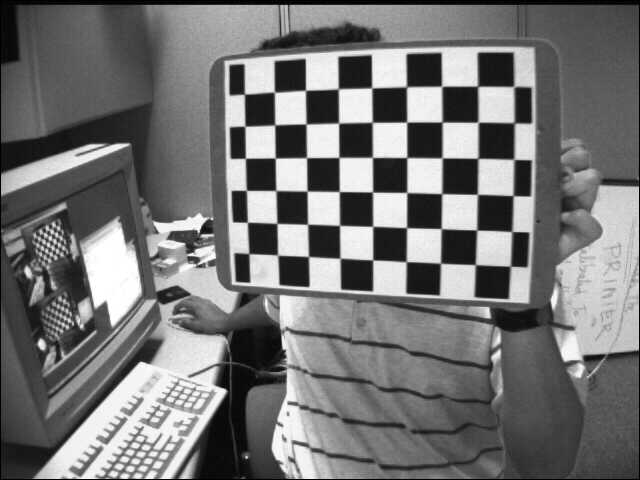
#> input picture course/code/data/stereo/left/left01.jpg, 640 x 480 px; its folder holds 4 pictures in this run; the run also reads 1 picture not shown here
$ python 15_stereo_vision.py   (older library calls are emulated)
#> lines starting #> are read from the running program, lines starting #| are printed output that depends on the picture; after the words box and inside, x2 and y2 are one past the last pixel; in counts of white or black regions, pixels touching at a corner belong together; pictures that were not available may be replaced by others from this repository, and a replacement may not be noted
### course/code/cvutils.py
"""Small helpers shared by every lesson script.

Each lesson is a plain Python script:

    python 05_filtering.py            # opens the figures in a window
    python 05_filtering.py --save out # writes the figures to out/ instead

The helpers only deal with loading data and drawing figures, so the computer
vision code in the lessons stays readable.
"""
import argparse
from pathlib import Path

import cv2
import matplotlib
import numpy as np

DATA = Path(__file__).resolve().parent / "data"

_save_dir = None
_prefix = ""


def setup(lesson):
    """Parse the command line. Call once at the top of a lesson script."""
    global _save_dir, _prefix
    parser = argparse.ArgumentParser(description=f"Lesson {lesson}")
    parser.add_argument("--save", metavar="DIR", help="save figures to DIR instead of showing them")
    args = parser.parse_args()
    _prefix = lesson
    if args.save:
        matplotlib.use("Agg")
        _save_dir = Path(args.save)
        _save_dir.mkdir(parents=True, exist_ok=True)
    np.random.seed(0)


def path(name):
    """Absolute path of a file inside the data/ folder."""
    return DATA / name


def imread(name, flags=cv2.IMREAD_COLOR):
    """cv2.imread that fails loudly instead of silently returning None."""
    img = cv2.imread(str(path(name)), flags)
    if img is None:
        raise FileNotFoundError(f"could not read {path(name)}")
    return img


def _draw(ax, img, title, cmap):
    if img.ndim == 3:
        # OpenCV stores colour images as BGR, Matplotlib expects RGB.
        ax.imshow(cv2.cvtColor(img, cv2.COLOR_BGR2RGB))
    elif img.dtype == np.uint8:
        # Never let Matplotlib stretch the contrast of a uint8 image.
        ax.imshow(img, cmap=cmap, vmin=0, vmax=255)
    elif img.dtype == bool:
        ax.imshow(img, cmap=cmap, vmin=0, vmax=1)
    else:
        ax.imshow(img, cmap=cmap)
    if title:
        ax.set_title(title, fontsize=10)
    ax.axis("off")


# --8<-- [start:show]
def show(name, images, titles=None, cols=None, size=3.4, cmap="gray"):
    """Draw a grid of images. Colour images are assumed to be BGR."""
    import matplotlib.pyplot as plt

    n = len(images)
    cols = cols or n
    rows = (n + cols - 1) // cols
    h, w = images[0].shape[:2]
    cell_h = size * min(max(h / w, 0.3), 1.6)       # follow the aspect ratio of the images
    fig, axes = plt.subplots(rows, cols, figsize=(size * cols, (cell_h + 0.35) * rows), squeeze=False)
    for i, ax in enumerate(axes.flat):
        if i < n:
            _draw(ax, images[i], titles[i] if titles else None, cmap)
        else:
            ax.axis("off")
    finish(name, fig)
# --8<-- [end:show]


# [5 lines left out: function figure, not called in this run]


def finish(name, fig):
    """Save the figure (with --save) or show it."""
    import matplotlib.pyplot as plt

    fig.tight_layout()
    if _save_dir is not None:
        out = _save_dir / f"{_prefix}-{name}.webp"
        fig.savefig(out, dpi=110, pil_kwargs={"quality": 82})
        print(f"saved {out}")
        plt.close(fig)
    else:
        plt.show()

### course/code/15_stereo_vision.py
"""Lesson 15 - Stereo vision: calibration, rectification, disparity, depth and georeferencing."""
import glob

import cv2
import numpy as np
from pyproj import Transformer

import cvutils as U

U.setup("15")

# ---------------------------------------------------------------- part 1: calibrate a stereo pair
# --8<-- [start:stereo_calib]
PATTERN = (9, 6)
objp = np.zeros((PATTERN[0] * PATTERN[1], 3), np.float32)
objp[:, :2] = np.mgrid[0:PATTERN[0], 0:PATTERN[1]].T.reshape(-1, 2)

lefts = sorted(glob.glob(str(U.path("stereo/left/*.jpg"))))
rights = sorted(glob.glob(str(U.path("stereo/right/*.jpg"))))
obj_pts, left_pts, right_pts = [], [], []
for fl, fr in zip(lefts, rights):
    gl = cv2.imread(fl, cv2.IMREAD_GRAYSCALE)
#> gl is the input picture: shape (480, 640); min 0, max 255, mean 116.6
    gr = cv2.imread(fr, cv2.IMREAD_GRAYSCALE)
    ok_l, cl = cv2.findChessboardCorners(gl, PATTERN)
#> ok_l = True; cl = 54 rows, first 8: [244.5, 94.33], [274.6, 92.24], [305.5, 90.4], [338.4, 88.84], [371.6, 87.98], [406.8, 86.92], [441.6, 86.37], [477.6, 86.38]
    ok_r, cr = cv2.findChessboardCorners(gr, PATTERN)
#> ok_r = True; cr has the same summary as cl
    if ok_l and ok_r:                              # the board must be seen by *both* cameras
        crit = (cv2.TERM_CRITERIA_EPS + cv2.TERM_CRITERIA_MAX_ITER, 30, 0.001)
        left_pts.append(cv2.cornerSubPix(gl, cl, (11, 11), (-1, -1), crit))
        right_pts.append(cv2.cornerSubPix(gr, cr, (11, 11), (-1, -1), crit))
        obj_pts.append(objp)
size = gl.shape[::-1]
#> size = (640, 480)

# 1. intrinsics of each camera alone
_, K1, D1, _, _ = cv2.calibrateCamera(obj_pts, left_pts, size, None, None)
#> K1 = [[811.4, 0, 306.3], [0, 768.8, 314.7], [0, 0, 1]]; D1 = [[-0.656, 0.296, -0.0603, 0.0206, -0.406]]
_, K2, D2, _, _ = cv2.calibrateCamera(obj_pts, right_pts, size, None, None)
#> K2 = [[811.4, 0, 306.3], [0, 768.8, 314.7], [0, 0, 1]]; D2 = [[-0.656, 0.296, -0.0603, 0.0206, -0.406]]
# 2. extrinsics between them, keeping the intrinsics fixed
rms, K1, D1, K2, D2, R, T, E, F = cv2.stereoCalibrate(
    obj_pts, left_pts, right_pts, K1, D1, K2, D2, size, flags=cv2.CALIB_FIX_INTRINSIC)
#> rms = 0.161; R = [[1, 3.67e-16, -5.63e-16], [-3.67e-16, 1, 2.03e-16], [5.63e-16, -2.03e-16, 1]]; T = [1.47e-14, -6.27e-15, 1.03e-14]; E = [[2.64e-31, -1.03e-14, -6.27e-15], [1.03e-14, 6.76e-30, -1.47e-14], [6.27e-15, 1.47e-14, -5.59e-31]]; F = [[1.27e-07, -5.25e+09, -7.97e+11], [5.25e+09, 3.63e-06, -7.65e+12], [7.97e+11, 7.65e+12, 1]]
# --8<-- [end:stereo_calib]
print(f"{len(obj_pts)} stereo pairs, RMS {rms:.3f} px")
#| 1 stereo pairs, RMS 0.161 px
print("R =\n", R.round(4))
#| R =
#|  [[ 1.  0. -0.]
#|  [-0.  1.  0.]
#|  [ 0. -0.  1.]]
print("T =", T.ravel().round(3), "-> baseline %.3f squares" % np.linalg.norm(T))
#| T = [ 0. -0.  0.] -> baseline 0.000 squares

# --8<-- [start:epilines]
img_l = cv2.imread(lefts[0], cv2.IMREAD_GRAYSCALE)
img_r = cv2.imread(rights[0], cv2.IMREAD_GRAYSCALE)
pts_l = left_pts[0][::9].reshape(-1, 2)            # a few corners in the left image
#> pts_l = [[244.4, 94.14], [244.9, 126.2], [245.4, 158.3], [246.3, 190.4], [247.4, 222.3], [248.9, 253.6]]
lines_r = cv2.computeCorrespondEpilines(pts_l.reshape(-1, 1, 2), 1, F).reshape(-1, 3)  # a x + b y + c = 0
#> lines_r = [[-0.199, -0.98, 140.8], [-0.224, -0.975, 177.7], [-0.248, -0.969, 214.2], [-0.272, -0.962, 250.2], [-0.295, -0.955, 285.4], [-0.318, -0.948, 319.6]]
# --8<-- [end:epilines]


def draw_epilines(img, lines, pts):
    out = cv2.cvtColor(img, cv2.COLOR_GRAY2BGR)
    colors = [(255, 0, 0), (0, 160, 0), (0, 0, 255), (200, 0, 200), (0, 160, 200), (200, 160, 0)]
    for (a, b, c), p, col in zip(lines, pts, colors):
        x0, x1 = 0, out.shape[1]
        cv2.line(out, (x0, int(-c / b)), (x1, int(-(c + a * x1) / b)), col, 2)
        cv2.circle(out, tuple(np.int32(p)), 6, col, -1)
    return out


left_vis = cv2.cvtColor(img_l, cv2.COLOR_GRAY2BGR)
for p, col in zip(pts_l, [(255, 0, 0), (0, 160, 0), (0, 0, 255), (200, 0, 200), (0, 160, 200), (200, 160, 0)]):
    cv2.circle(left_vis, tuple(np.int32(p)), 6, col, -1)
#> this loop made 6 passes
#> (p, col) on passes 1 to 6: ([244.4, 94.14], (255, 0, 0)), ([244.9, 126.2], (0, 160, 0)), ([245.4, 158.3], (0, 0, 255)), ([246.3, 190.4], (200, 0, 200)), ([247.4, 222.3], (0, 160, 200)), ([248.9, 253.6], (200, 160, 0))
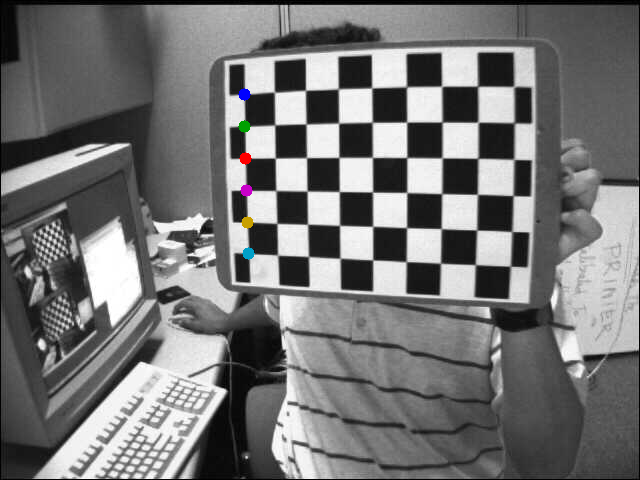
#> left_vis: shape (480, 640, 3); 0.22% of pixels changed, all inside (x1, y1, x2, y2) = (238, 88, 255, 260)
U.show("epilines", [left_vis, draw_epilines(img_r, lines_r, right_pts[0][::9].reshape(-1, 2))],
       ["points in the left image", "their epipolar lines in the right image"], size=4.2)
#> the loop in draw_epilines, `for (a, b, c), p, col in zip(lines, pts, colors):` made 6 passes
#> (a, b, c, p, col) on passes 1 to 6: (-0.199, -0.98, 140.8, [244.4, 94.14], (255, 0, 0)), (-0.224, -0.975, 177.7, [244.9, 126.2], (0, 160, 0)), (-0.248, -0.969, 214.2, [245.4, 158.3], (0, 0, 255)), (-0.272, -0.962, 250.2, [246.3, 190.4], (200, 0, 200)), (-0.295, -0.955, 285.4, [247.4, 222.3], (0, 160, 200)), (-0.318, -0.948, 319.6, [248.9, 253.6], (200, 160, 0))
#> after the loop in draw_epilines, `for (a, b, c), p, col in zip(lines, pts, colors):`:
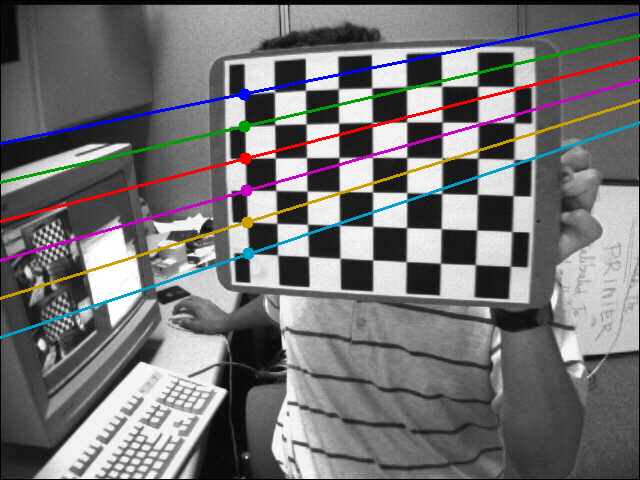
#> out: shape (480, 640, 3); 3.9% of pixels changed, all inside (x1, y1, x2, y2) = (0, 12, 640, 339)
#> in show, `n = len(images)`: n = 2
#> in show, `rows = (n + cols - 1) // cols`: rows = 1
#> the loop in show, `for i, ax in enumerate(axes.flat):` made 2 passes
#> in finish, `plt.show()`:
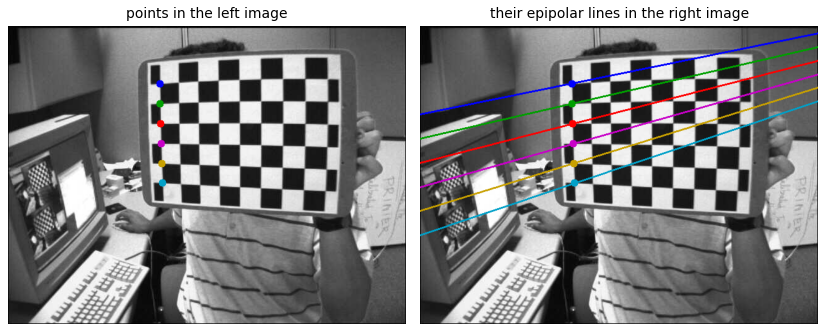
#> figure drawn by matplotlib, 2 panels

# --8<-- [start:rectify]
R1, R2, P1, P2, Q, roi1, roi2 = cv2.stereoRectify(K1, D1, K2, D2, size, R, T, alpha=0)
#> R1 = [[0.772, -0.33, 0.544], [0.33, 0.939, 0.101], [-0.544, 0.101, 0.833]]; R2 has the same summary as R1; P1 = [[1536.7, 0, -435.3, 0], [0, 1536.7, 192.5, 0], [0, 0, 1, 0]]; P2 = [[1536.7, 0, -435.3, 2.92e-11], [0, 1536.7, 192.5, 0], [0, 0, 1, 0]]; Q = [[1, 0, 0, 435.3], [0, 1, 0, -192.5], [0, 0, 0, 1536.7], [0, 0, -5.26e+13, 0]]; roi1 = (0, 0, 640, 480); roi2 = (0, 0, 640, 480)
map_l = cv2.initUndistortRectifyMap(K1, D1, R1, P1, size, cv2.CV_32FC1)
map_r = cv2.initUndistortRectifyMap(K2, D2, R2, P2, size, cv2.CV_32FC1)
rect_l = cv2.remap(img_l, *map_l, cv2.INTER_LINEAR)
rect_r = cv2.remap(img_r, *map_r, cv2.INTER_LINEAR)
# --8<-- [end:rectify]


def with_rows(a, b, step=40):
#> called with step = 40
    pair = cv2.cvtColor(np.hstack([a, b]), cv2.COLOR_GRAY2BGR)
    for y in range(step // 2, pair.shape[0], step):
        cv2.line(pair, (0, y), (pair.shape[1], y), (0, 200, 0), 1)
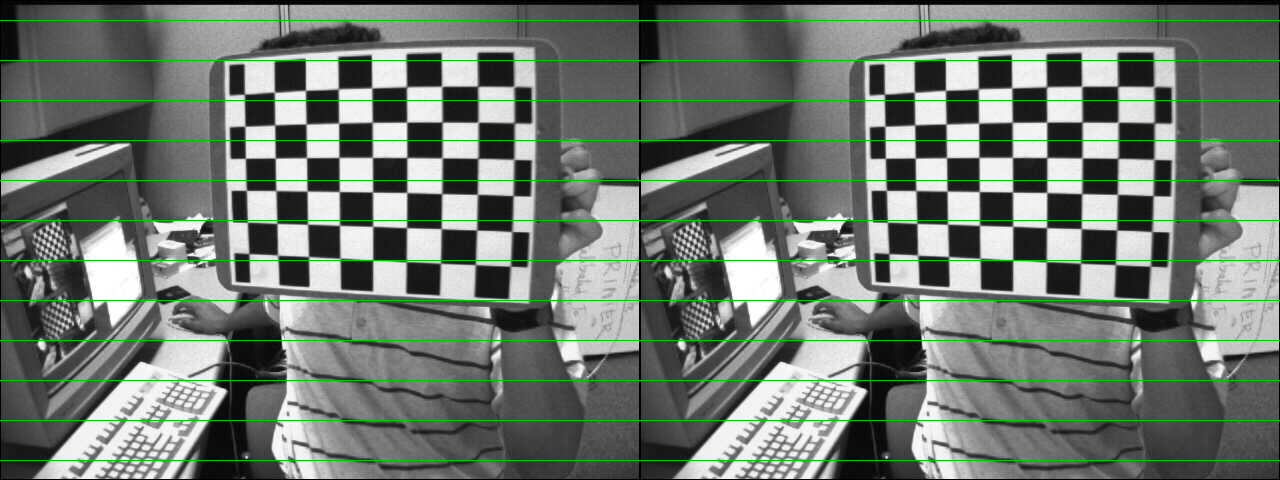
#> pair: shape (480, 1280, 3); mean B, G, R 113.6, 118.6, 113.6
    return pair


U.show("rectified", [with_rows(img_l, img_r), with_rows(rect_l, rect_r)],
       ["before: the same corner sits on different rows", "after rectification: epipolar lines are rows"],
       cols=1, size=8)
#> call 2 of with_rows, with step = 40
#> after the loop in with_rows (call 2), `for y in range(step // 2, pair.shape[0], step):`:
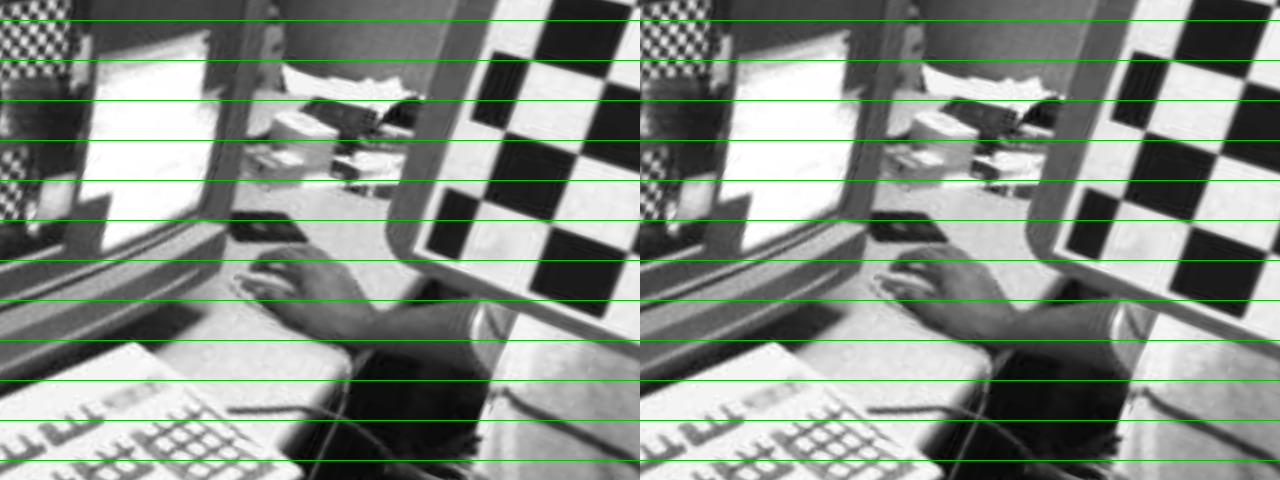
#> pair: shape (480, 1280, 3); mean B, G, R 134.5, 139.5, 134.5
#> the loop in show (call 2), `for i, ax in enumerate(axes.flat):` made 2 passes

# ---------------------------------------------------------------- part 2: depth on the boat dataset
# --8<-- [start:check]
left = U.imread("modd/00013824L.jpg")
right = U.imread("modd/00013824R.jpg")
#> call 2 of imread, with name = 'modd/00013824R.jpg', flags = 1
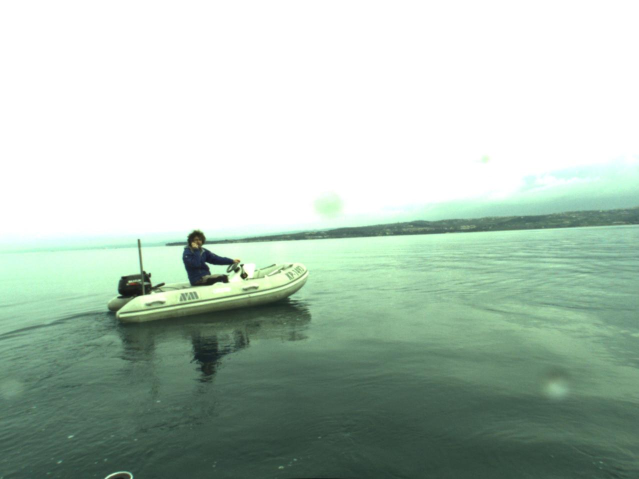
#> input picture course/code/data/modd/00013824R.jpg, 1278 x 958 px (shown at 1/2 size)
#> in imread, img is the input picture: shape (958, 1278, 3); mean B, G, R 181.9, 195.1, 176.3
gray_l = cv2.cvtColor(left, cv2.COLOR_BGR2GRAY)
gray_r = cv2.cvtColor(right, cv2.COLOR_BGR2GRAY)
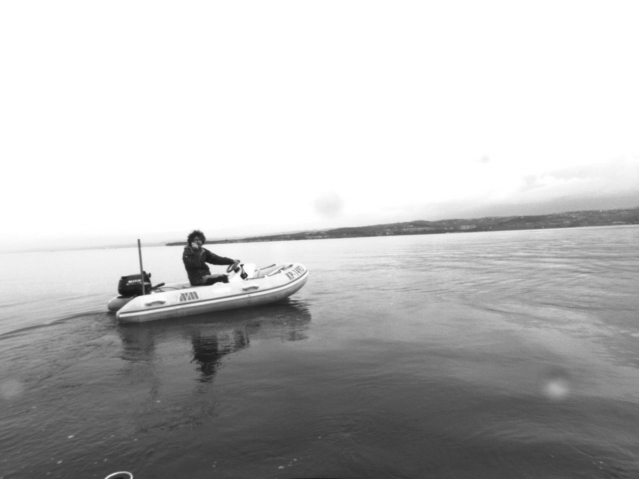
#> gray_r: shape (958, 1278) (shown at 1/2 size); min 8, max 255, mean 188


def row_offsets(img_l, img_r):
    """Vertical offset of RANSAC-filtered ORB matches: ~0 everywhere if the pair is rectified."""
    orb = cv2.ORB_create(3000)
    k1, d1 = orb.detectAndCompute(img_l, None)
#> k1 = 1708 keypoints; strongest (x, y, size): (533, 552, 77.1), (531, 554, 64.3), (494, 559, 111.1), (529, 552, 92.6)
    k2, d2 = orb.detectAndCompute(img_r, None)
#> k2 = 1639 keypoints; strongest (x, y, size): (451, 559, 111.1), (451, 561, 92.6), (484, 552, 92.6), (452, 562, 64.3)
    m = cv2.BFMatcher(cv2.NORM_HAMMING, crossCheck=True).match(d1, d2)
#> m = 958 matches
    p1 = np.float32([k1[x.queryIdx].pt for x in m])
#> p1 = 958 pairs, first value 47.52 to 1226.9, second value 421.2 to 926
    p2 = np.float32([k2[x.trainIdx].pt for x in m])
#> p2 = 958 pairs, first value 68.4 to 1227.6, second value 421.2 to 925
    _, inl = cv2.findFundamentalMat(p1, p2, cv2.FM_RANSAC, 1.0)
#> inl = 958 values, max 1 at index 0, min 0 at index 16, mean 0.678
    inl = inl.ravel() > 0
    return p1[inl, 1] - p2[inl, 1], p1[inl, 0] - p2[inl, 0]


dy, dx = row_offsets(gray_l, gray_r)
#> dy = 650 values, max 1 at index 27, min -1 at index 1, mean -0.138; dx = 650 values, max 156 at index 143, min -2.49 at index 460, mean 45.02
print("dy percentiles (5, 50, 95):", np.percentile(dy, [5, 50, 95]).round(2))   # [-1, 0, 0]
#| dy percentiles (5, 50, 95): [-1.  0.  0.]
# --8<-- [end:check]
print("dx (disparity) percentiles (5, 50, 95):", np.percentile(dx, [5, 50, 95]).round(1))
#| dx (disparity) percentiles (5, 50, 95): [ 0.  46.  53.7]

# --8<-- [start:load]
# The MODD frames are *already rectified*: rectifying them again with the raw calibration
# would break them. We only need the focal length (px) and the baseline (m).
fs = cv2.FileStorage(str(U.path("modd/calibration.yaml")), cv2.FILE_STORAGE_READ)
K = fs.getNode("M1").mat()
T = fs.getNode("T").mat()                    # millimetres
fs.release()
#> (the run stopped early here; a loop or call above may not have finished)
